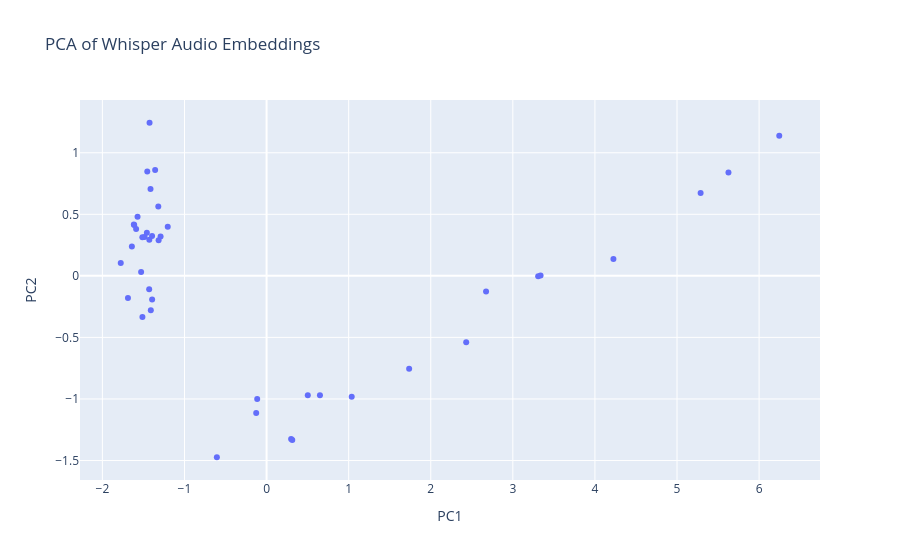

Notebook source saved alongside this figure:
### Code cell
all_transcriptions = []

for audio_file_path in audio_files:
    full_path = os.path.join(WAV_DIR, audio_file_path)
    result = pipe(full_path)
    transcription = result["text"]

    file_id = os.path.basename(audio_file_path)

    all_transcriptions.append({
        "id": file_id,
        "path": full_path,
        "transcription": transcription
    })

output_json_path = f'{TRANSCRIPTION_DIR}/transcriptions.json'
with open(output_json_path, "w", encoding="utf-8") as f:
    json.dump(all_transcriptions, f, ensure_ascii=False, indent=4)

### Figure 1 — Plotly figure (JSON) as saved in the notebook; plotly's stock layout.template omitted (floating-point values rounded to 4 significant figures)
{"data": [{"hovertemplate": "PC1=%{x}<br>PC2=%{y}<extra></extra>", "legendgroup": "", "marker": {"color": "#636efa", "symbol": "circle"}, "mode": "markers", "name": "", "orientation": "v", "showlegend": false, "x": [-1.512, -1.204, -1.394, -1.689, -1.453, -1.776, -1.458, 6.245, 1.037, -0.6054, 1.737, -1.572, -1.486, -1.528, 4.225, 3.309, -1.41, -1.319, 0.2992, -1.315, -0.1263, 2.432, -1.291, -1.641, 0.3131, -1.428, 2.674, -1.395, -0.114, 5.627, 5.287, -1.513, 0.5022, -1.612, 3.338, 0.6503, -1.617, -1.43, -1.414, -1.589, -1.425, -1.357], "xaxis": "x", "y": [-0.3344, 0.3992, -0.1926, -0.1789, 0.8483, 0.1048, 0.3503, 1.137, -0.9821, -1.474, -0.754, 0.4811, 0.3151, 0.03135, 0.1375, -0.003813, -0.2791, 0.5629, -1.326, 0.2898, -1.115, -0.5392, 0.3202, 0.2392, -1.334, 0.2927, -0.1265, 0.3229, -1.0, 0.8404, 0.6741, 0.3144, -0.969, 0.4136, 0.003591, -0.9693, 0.4179, -0.109, 0.7054, 0.38, 1.244, 0.8604], "yaxis": "y", "type": "scatter"}], "layout": {"xaxis": {"anchor": "y", "domain": [0.0, 1.0], "title": {"text": "PC1"}}, "yaxis": {"anchor": "x", "domain": [0.0, 1.0], "title": {"text": "PC2"}}, "legend": {"tracegroupgap": 0}, "title": {"text": "PCA of Whisper Audio Embeddings"}}}
